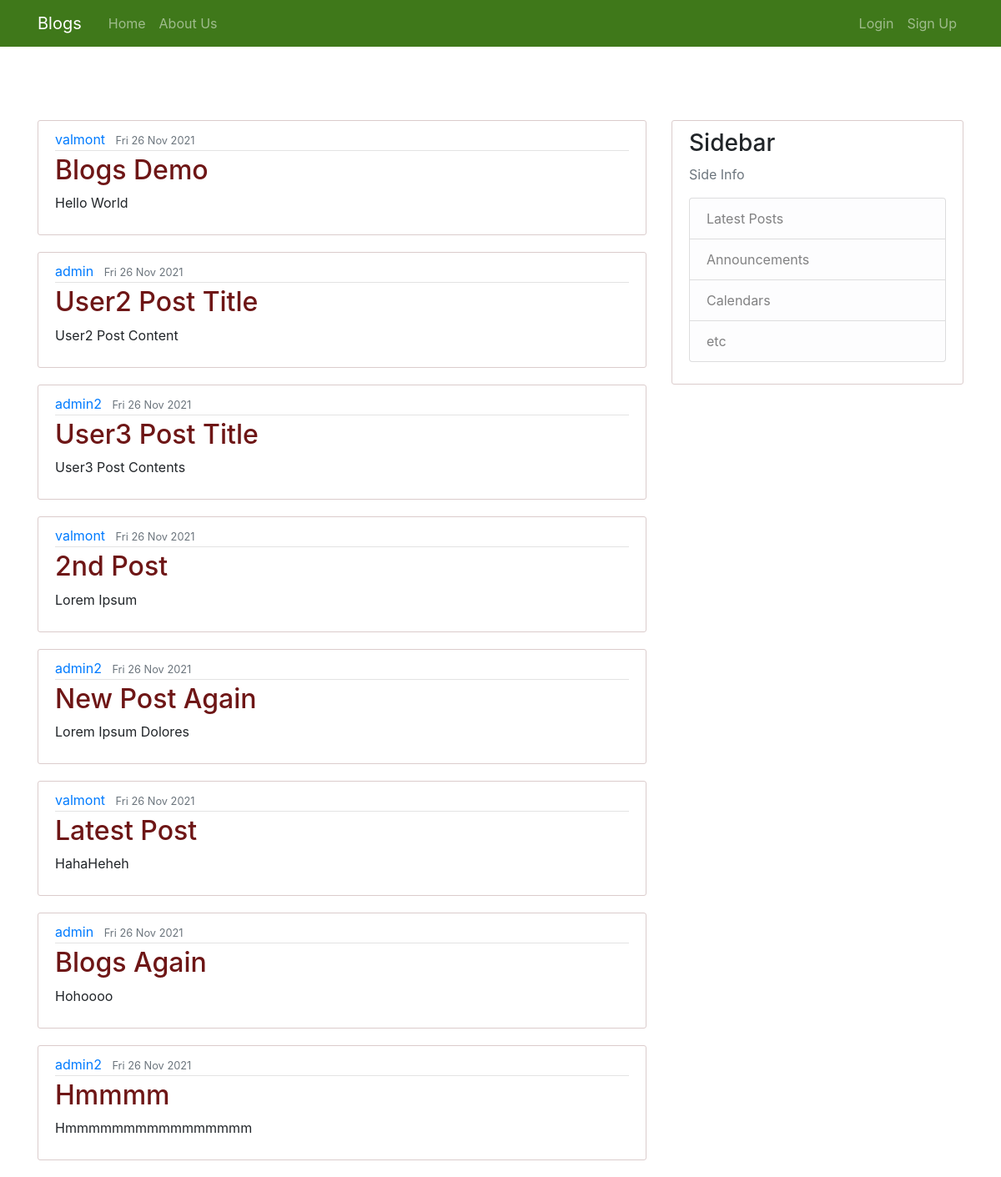
The page / on the database its author committed.
### blogs/models.py (models this page shows, shortened)
class Posts(models.Model):
	author= models.ForeignKey(User, on_delete= models.CASCADE)
	title= models.CharField(max_length=100, )
	content= models.TextField()
	date_posted= models.DateTimeField(default= timezone.now)

### blogs/views.py (the view)
# urls.py: path('', views.blogsHome, name='blogs-home'),
def blogsHome(request):
	template= 'blogs/blogs.html'
	'''posts= [
					{
						'author':'Soumyajit',
						'title':'Blog Post',
						'date_posted':'12/07/2021',
						'content':'First Post',
					},
					{
						'author':'Raju',
						'title': 'Blog Post',
						'date_posted':'08/01/2021',
						'content':'First Post',
					},
				]'''
	posts=Posts.objects.all()
	'''user=User.objects.filter(id=2).first()
				#posts=Posts.objects.filter(author_id=1)

				posts= user.posts_set.all()'''
	context={'posts': posts, 'page_title':'Blogs'}
	return render(request, template, context)

### blogs/templates/blogs/blogs.html
{% extends 'base.html' %}
{% block body %}
	{% for post in posts %}
		<article class="media content-section">
			<div class="media-body">
		    	<div class="article-metadata">
		    	  	<a class="mr-2" href="#">{{post.author}}</a>
		      		<small class="text-muted">{{ post.date_posted|date:"D d M Y" }}</small>
		    	</div>
		    	<h2><a class="article-title" href="{% url 'blog-page' post.id %}">{{post.title}}</a></h2>
		    	<p class="article-content">{{post.content}}</p>
		  	</div>
		</article>
	{% endfor %}
 {% endblock body %}

### templates/base.html (shortened to what this page needs)
{% load static %}
<!doctype html>
<html lang="en">
  <head>
    <link rel="stylesheet" type="text/css" href="{% static 'blogs/main.css' %}">
    <link rel="stylesheet" href="https://maxcdn.bootstrapcdn.com/bootstrap/4.0.0/css/bootstrap.min.css">
  </head>
  <body>
  	<header class="site-header">
  		<nav class="navbar navbar-expand-md navbar-dark bg-steel fixed-top" >
    		<div class="container">
	      		<a class="navbar-brand mr-4" href="{% url 'blogs-home' %}">Blogs</a>
	      		<div class="collapse navbar-collapse" id="navbarToggle">
	        		<div class="navbar-nav mr-auto">
	          			<a class="nav-item nav-link" href="{% url 'blogs-home' %}">Home</a>
	          			<a class="nav-item nav-link" href="{% url 'blogs-about' %}">About Us</a>
	        		</div>
	        		<div class="navbar-nav">
	          			<a class="nav-item nav-link" href="{% url 'users-login' %}">Login</a>
	          			<a class="nav-item nav-link" href="{% url 'users-signup' %}">Sign Up</a>
	        		</div>
	      		</div>
    		</div>
  		</nav>
	</header>
	<br><br><br><br><br><br>
	<main role="main" class="container">
	  <div class="row">
	    <div class="col-md-8">
	      {% block body %}
	      {% endblock body %}
	    </div>
	    <div class="col-md-4">
	      <div class="content-section">
	        <h3>Sidebar</h3>
	        <p class='text-muted'>Side Info
	          <ul class="list-group">
	            <li class="list-group-item list-group-item-light">Latest Posts</li>
	            <li class="list-group-item list-group-item-light">Announcements</li>
	            <li class="list-group-item list-group-item-light">Calendars</li>
	            <li class="list-group-item list-group-item-light">etc</li>
	          </ul>
	        </p>
	      </div>
	    </div>
	  </div>
	</main>
  </body>
</html>

### static/blogs/main.css (style rules this page uses)
body { background: #fafafa; color: #333333; margin-top: 5rem; }
h1, h2, h3, h4, h5, h6 { color: #444444; }
ul { margin: 0; }
.bg-steel { background-color: #3f781a; }
.site-header .navbar-nav .nav-link { color: #ccb5dc; }
.content-section { background: '#c6b6d4'; padding: 10px 20px; border: 1px solid #dbcccc; border-radius: 3px; margin-bottom: 20px; }
.article-title { color: #6e1616; }
.article-content { white-space: pre-line; }
.article-metadata { padding-bottom: 1px; margin-bottom: 4px; border-bottom: 1px solid #e3e3e3 }

### rows shown on the page
Posts: author "valmont", date_posted "Fri 26 Nov 2021", title "Blogs Demo", content "Hello World"
Posts: author "admin", date_posted "Fri 26 Nov 2021", title "User2 Post Title", content "User2 Post Content"
Posts: author "admin2", date_posted "Fri 26 Nov 2021", title "User3 Post Title", content "User3 Post Contents"
Posts: author "valmont", date_posted "Fri 26 Nov 2021", title "2nd Post", content "Lorem Ipsum"
Posts: author "admin2", date_posted "Fri 26 Nov 2021", title "New Post Again", content "Lorem Ipsum Dolores"
Posts: author "valmont", date_posted "Fri 26 Nov 2021", title "Latest Post", content "HahaHeheh"
Posts: author "admin", date_posted "Fri 26 Nov 2021", title "Blogs Again", content "Hohoooo"
Posts: author "admin2", date_posted "Fri 26 Nov 2021", title "Hmmmm", content "Hmmmmmmmmmmmmmmmm"
